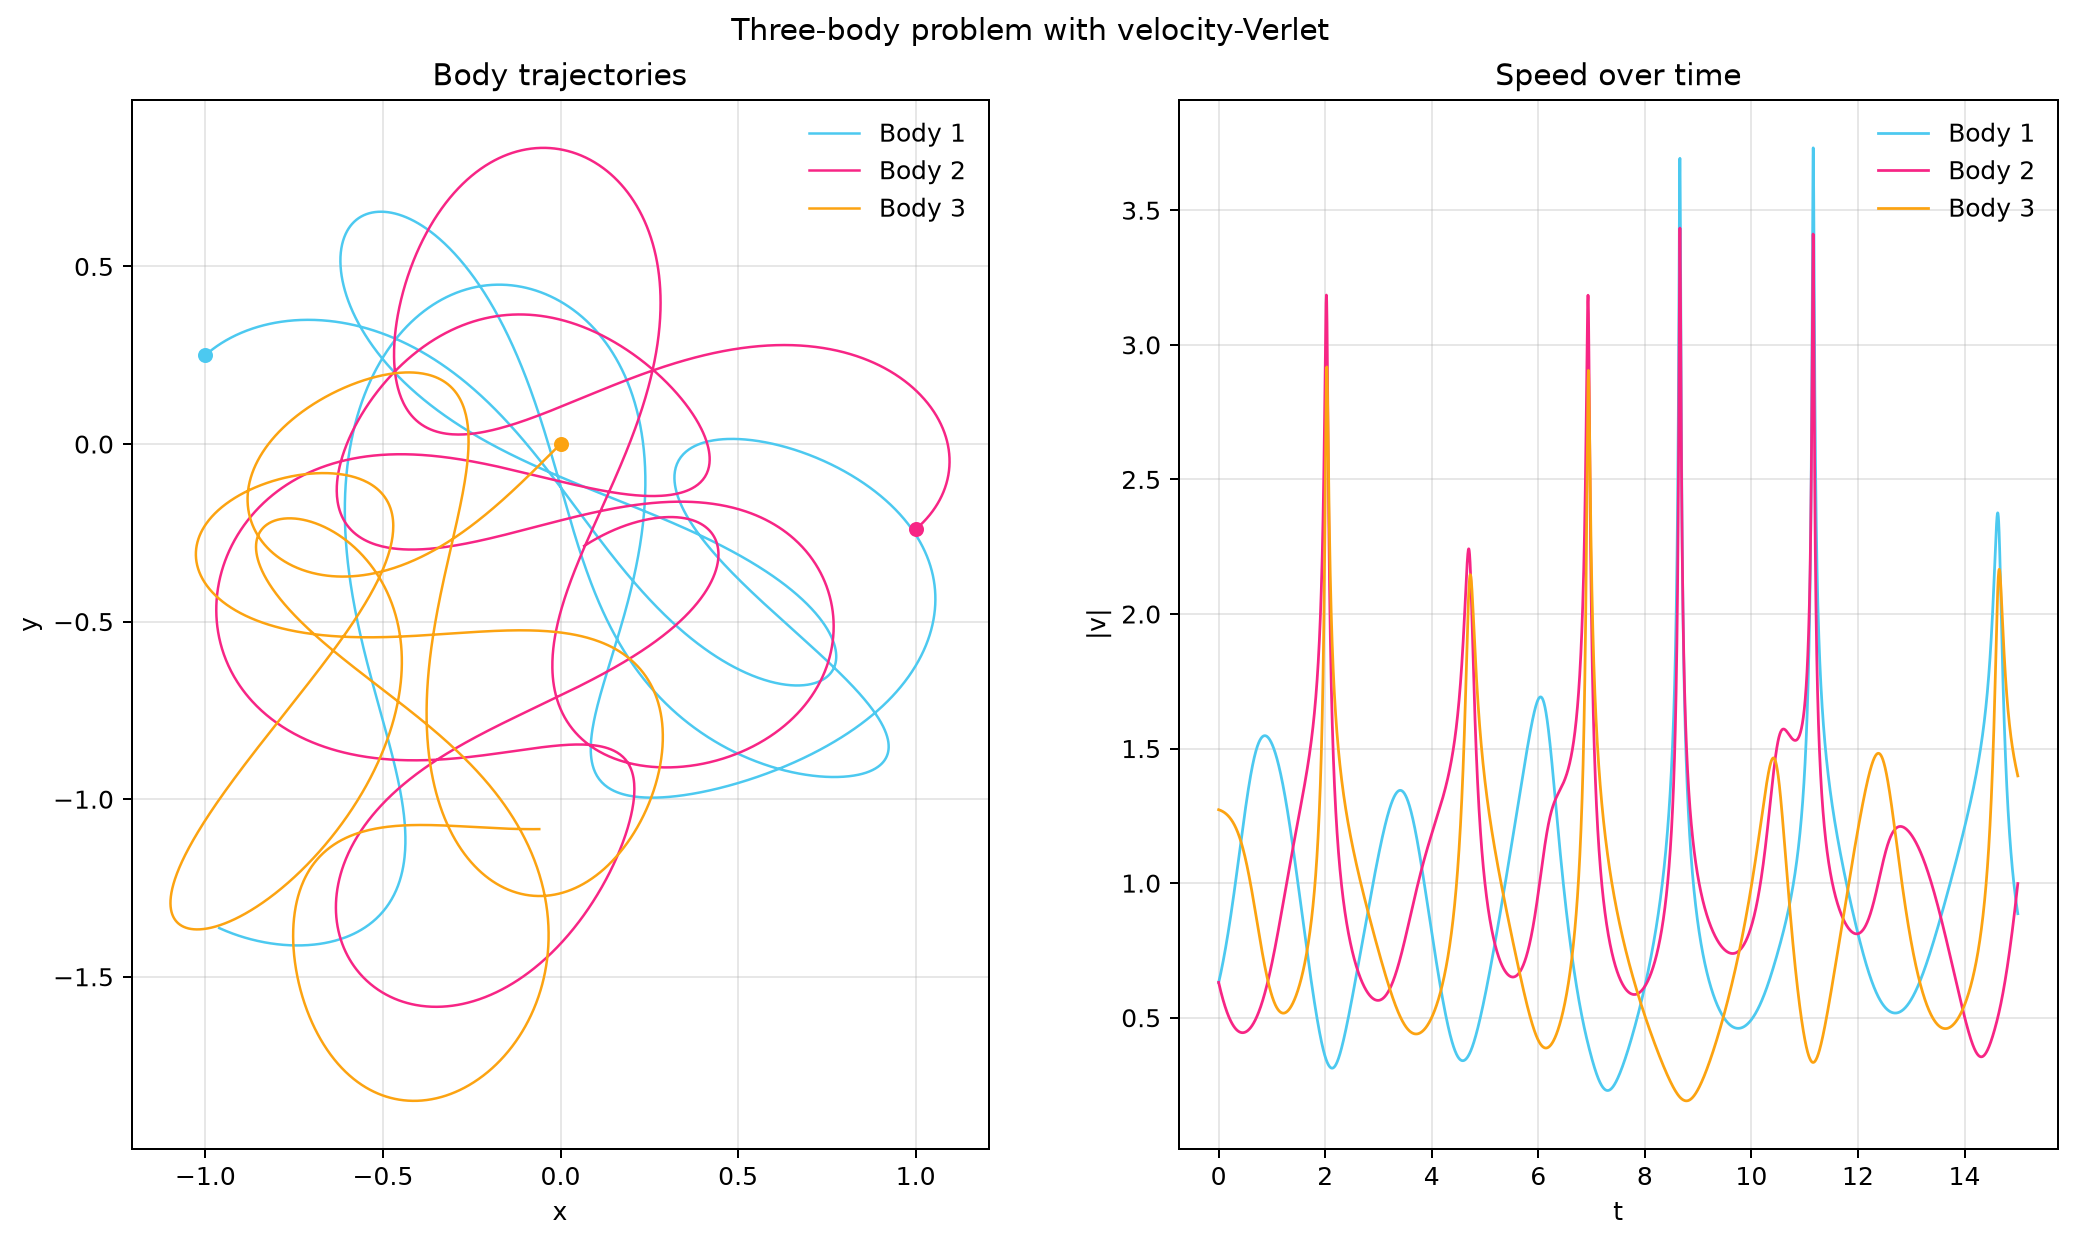

Python code for this plot:
"""Simulate a configurable planar three-body problem with a symplectic integrator."""

from __future__ import annotations

from pathlib import Path

import matplotlib

matplotlib.use("Agg")

import matplotlib.pyplot as plt
import numpy as np
from PIL import Image

from ode.solver import velocity_verlet

G = 1.0
SOFTENING = 0.0

MASSES = np.array(
    [
        1.1,
        1.2,
        1.3,
    ],
    dtype=float,
)
INITIAL_POSITIONS = np.array(
    [
        (-1, 0.25),
        (1, -0.24),
        (0.0, 0.0),
    ],
    dtype=float,
)
INITIAL_VELOCITIES = np.array(
    [
        (0.47, 0.42),
        (0.48, 0.41),
        (-0.90, -0.90),
    ],
    dtype=float,
)

STEP = 0.003
N_STEPS = 5000
N_FRAMES = 360
FRAME_DURATION_MS = 33


def _flatten_positions(positions: np.ndarray) -> tuple[float, ...]:
    return tuple(float(component) for component in positions.reshape(-1))


def acceleration(_t: float, positions_flat: tuple[float, ...]) -> tuple[float, ...]:
    """Return gravitational accelerations for the planar three-body system."""
    positions = np.asarray(positions_flat, dtype=float).reshape(len(MASSES), 2)
    accelerations = np.zeros_like(positions)

    for i in range(len(MASSES)):
        for j in range(len(MASSES)):
            if i == j:
                continue
            delta = positions[j] - positions[i]
            distance_squared = float(delta @ delta) + SOFTENING**2
            inv_distance_cubed = distance_squared ** (-1.5)
            accelerations[i] += G * MASSES[j] * delta * inv_distance_cubed

    return _flatten_positions(accelerations)


def simulate() -> tuple[np.ndarray, np.ndarray]:
    """Integrate the system with velocity-Verlet."""
    q0 = _flatten_positions(INITIAL_POSITIONS)
    v0 = _flatten_positions(INITIAL_VELOCITIES)
    times, states = velocity_verlet(
        acceleration=acceleration,
        t0=0.0,
        q0=q0,
        v0=v0,
        h=STEP,
        n_steps=N_STEPS,
    )
    return np.asarray(times, dtype=float), np.asarray(states, dtype=float)


def _body_trajectories(states: np.ndarray) -> tuple[np.ndarray, np.ndarray]:
    positions = states[:, : 2 * len(MASSES)].reshape(len(states), len(MASSES), 2)
    velocities = states[:, 2 * len(MASSES) :].reshape(len(states), len(MASSES), 2)
    return positions, velocities


def save_snapshot(
    times: np.ndarray, positions: np.ndarray, velocities: np.ndarray
) -> Path:
    """Save a static summary plot for the README."""
    fig = plt.figure(figsize=(11.5, 6.8), constrained_layout=True)
    gs = fig.add_gridspec(1, 2, width_ratios=[1.15, 1.0])
    ax_traj = fig.add_subplot(gs[0, 0])
    ax_speed = fig.add_subplot(gs[0, 1])

    colors = ["#4cc9f0", "#f72585", "#fca311"]
    labels = ["Body 1", "Body 2", "Body 3"]
    for index in range(len(MASSES)):
        ax_traj.plot(
            positions[:, index, 0],
            positions[:, index, 1],
            lw=1.0,
            color=colors[index],
            label=labels[index],
        )
        ax_traj.plot(
            positions[0, index, 0],
            positions[0, index, 1],
            marker="o",
            ms=5,
            color=colors[index],
        )

        speed = np.linalg.norm(velocities[:, index, :], axis=1)
        ax_speed.plot(times, speed, lw=1.1, color=colors[index], label=labels[index])

    ax_traj.set_title("Body trajectories")
    ax_traj.set_xlabel("x")
    ax_traj.set_ylabel("y")
    ax_traj.set_aspect("equal", adjustable="box")
    ax_traj.grid(True, alpha=0.3)
    ax_traj.legend(frameon=False)

    ax_speed.set_title("Speed over time")
    ax_speed.set_xlabel("t")
    ax_speed.set_ylabel("|v|")
    ax_speed.grid(True, alpha=0.3)
    ax_speed.legend(frameon=False)

    fig.suptitle("Three-body problem with velocity-Verlet")
    output_path = Path(__file__).with_name("three_body_problem.png")
    fig.savefig(output_path, dpi=180, bbox_inches="tight")
    plt.close(fig)
    return output_path


def save_animation(times: np.ndarray, positions: np.ndarray) -> Path:
    """Render a GIF animation with trails and live body markers."""
    frame_indices = np.linspace(1, len(times) - 1, N_FRAMES, dtype=int)
    frame_indices = np.unique(frame_indices)

    fig, ax = plt.subplots(figsize=(7.8, 7.2), constrained_layout=True)
    all_x = positions[:, :, 0]
    all_y = positions[:, :, 1]
    padding = 0.25
    x_min = float(all_x.min()) - padding
    x_max = float(all_x.max()) + padding
    y_min = float(all_y.min()) - padding
    y_max = float(all_y.max()) + padding

    ax.set_title("Planar three-body motion")
    ax.set_xlabel("x")
    ax.set_ylabel("y")
    ax.set_aspect("equal", adjustable="box")
    ax.set_xlim(x_min, x_max)
    ax.set_ylim(y_min, y_max)
    ax.grid(True, alpha=0.25)

    colors = ["#4cc9f0", "#f72585", "#fca311"]
    body_heads = []
    body_trails = []
    for index in range(len(MASSES)):
        (trail,) = ax.plot([], [], color=colors[index], lw=1.0, alpha=0.8)
        (line,) = ax.plot([], [], color=colors[index], lw=0.0, marker="o", ms=7)
        body_trails.append(trail)
        body_heads.append(line)

    info_text = ax.text(0.03, 0.96, "", transform=ax.transAxes)

    def update(frame_number: int) -> None:
        i = int(frame_indices[frame_number])
        for index in range(len(MASSES)):
            body_trails[index].set_data(
                positions[: i + 1, index, 0], positions[: i + 1, index, 1]
            )
            body_heads[index].set_data(
                [positions[i, index, 0]], [positions[i, index, 1]]
            )
        info_text.set_text(f"t = {times[i]:5.2f}")

    output_path = Path(__file__).with_name("three_body_problem.gif")
    frames: list[Image.Image] = []
    for frame_number in range(len(frame_indices)):
        update(frame_number)
        fig.canvas.draw()
        image = np.asarray(fig.canvas.buffer_rgba())
        frames.append(
            Image.fromarray(image).convert("P", palette=Image.ADAPTIVE, colors=256)
        )

    frames[0].save(
        output_path,
        save_all=True,
        append_images=frames[1:],
        duration=FRAME_DURATION_MS,
        loop=0,
        disposal=2,
        optimize=False,
    )
    plt.close(fig)
    return output_path


def main() -> None:
    times, states = simulate()
    positions, velocities = _body_trajectories(states)
    save_snapshot(times, positions, velocities)
    animation_path = save_animation(times, positions)
    print(animation_path)


if __name__ == "__main__":
    main()
